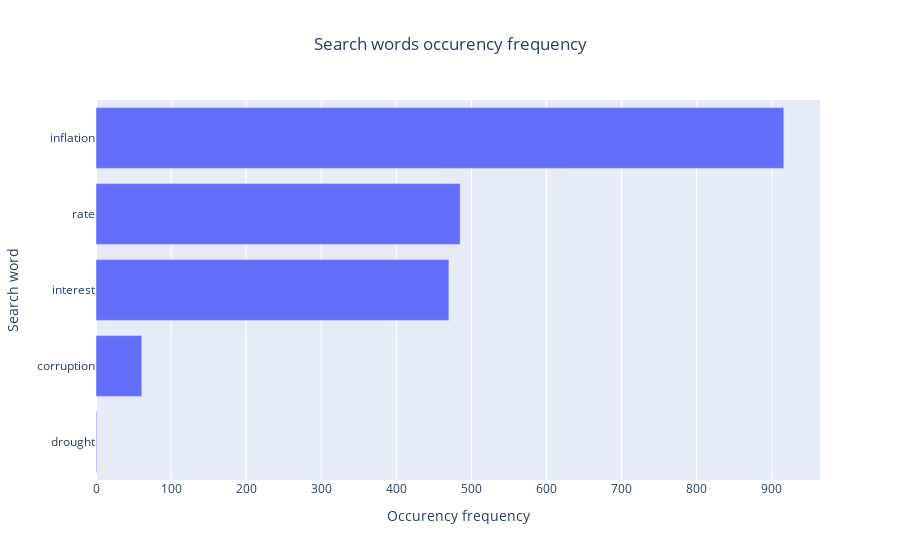

The notebook cell this image was saved under:
### Markdown cell above
## Plot search words against their frequency of occurences in Plotly.
#### Add search words here if necessary

### Code cell
#Import plotly and plot the occurences of search words in the tokenized word list. 
#Import matplotlib and plot the occurences of searchwords in the tokenized word list. 
#The maximum value of 30 words to plot is given
import plotly.express as px
import matplotlib.pyplot as plt

topic_words = ['Resources','interest','rate','inflation','election,','corruption','drought','extreme temperatures'] # Add your topic words here

fdist = FreqDist([word for words in df['body_token'].values.tolist() for word in words if word in topic_words])

# Create pandas series to make plotting easier.Notice the tuples are converted to dict
freqdist = pd.Series(dict(fdist))
print(freqdist)

fig = px.bar(y=freqdist.index, x=freqdist.values, 
                title="Search words occurency frequency").update_layout(xaxis_title="Occurency frequency", yaxis_title="Search word")

# Sort values in ascending order
fig.update_layout(barmode='stack', yaxis={'categoryorder':'total ascending'})

#Update the title of the graph to center
fig.update_layout(title_text='Search words occurency frequency', title_x=0.5)

# show plot
fig.show()

### Figure 1 — Plotly figure (JSON) as saved in the notebook; plotly's stock layout.template omitted (floating-point values rounded to 4 significant figures)
{"data": [{"alignmentgroup": "True", "hovertemplate": "x=%{x}<br>y=%{y}<extra></extra>", "legendgroup": "", "marker": {"color": "#636efa", "pattern": {"shape": ""}}, "name": "", "offsetgroup": "", "orientation": "h", "showlegend": false, "textposition": "auto", "type": "bar", "x": [916, 61, 485, 470, 1], "xaxis": "x", "y": ["inflation", "corruption", "rate", "interest", "drought"], "yaxis": "y"}], "layout": {"barmode": "stack", "legend": {"tracegroupgap": 0}, "title": {"text": "Search words occurency frequency", "x": 0.5}, "xaxis": {"anchor": "y", "domain": [0, 1], "title": {"text": "Occurency frequency"}}, "yaxis": {"anchor": "x", "categoryorder": "total ascending", "domain": [0, 1], "title": {"text": "Search word"}}}}
